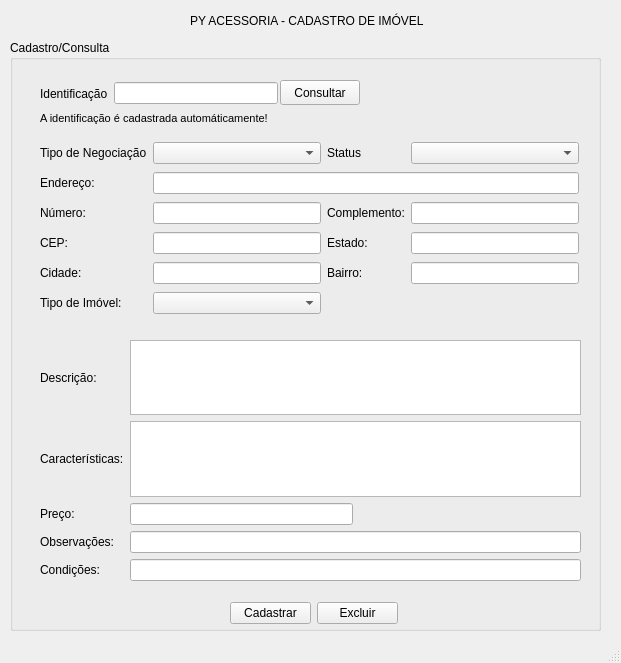
<?xml version="1.0" encoding="UTF-8"?>
<ui version="4.0">
 <class>mainWindow</class>
 <widget class="QMainWindow" name="mainWindow">
  <property name="geometry">
   <rect>
    <x>0</x>
    <y>0</y>
    <width>621</width>
    <height>663</height>
   </rect>
  </property>
  <property name="windowTitle">
   <string>PY ACESSORIA - CADASTRO DE IMÓVEIS</string>
  </property>
  <widget class="QWidget" name="centralwidget">
   <widget class="QLabel" name="label_17">
    <property name="geometry">
     <rect>
      <x>190</x>
      <y>10</y>
      <width>281</width>
      <height>21</height>
     </rect>
    </property>
    <property name="text">
     <string>PY ACESSORIA - CADASTRO DE IMÓVEL</string>
    </property>
   </widget>
   <widget class="QGroupBox" name="groupBox">
    <property name="geometry">
     <rect>
      <x>10</x>
      <y>40</y>
      <width>591</width>
      <height>591</height>
     </rect>
    </property>
    <property name="focusPolicy">
     <enum>Qt::NoFocus</enum>
    </property>
    <property name="title">
     <string>Cadastro/Consulta</string>
    </property>
    <widget class="QWidget" name="layoutWidget_2">
     <property name="geometry">
      <rect>
       <x>30</x>
       <y>300</y>
       <width>541</width>
       <height>241</height>
      </rect>
     </property>
     <layout class="QGridLayout" name="gridLayout_2">
      <item row="2" column="1">
       <widget class="QLineEdit" name="lineEdit_Preco">
        <property name="maxLength">
         <number>11</number>
        </property>
       </widget>
      </item>
      <item row="2" column="0">
       <widget class="QLabel" name="label_14">
        <property name="text">
         <string>Preço:</string>
        </property>
       </widget>
      </item>
      <item row="3" column="0">
       <widget class="QLabel" name="label_15">
        <property name="text">
         <string>Observações:</string>
        </property>
       </widget>
      </item>
      <item row="2" column="2">
       <spacer name="horizontalSpacer_3">
        <property name="orientation">
         <enum>Qt::Horizontal</enum>
        </property>
        <property name="sizeHint" stdset="0">
         <size>
          <width>158</width>
          <height>20</height>
         </size>
        </property>
       </spacer>
      </item>
      <item row="3" column="1" colspan="2">
       <widget class="QLineEdit" name="lineEdit_Obs"/>
      </item>
      <item row="4" column="0">
       <widget class="QLabel" name="label_16">
        <property name="text">
         <string>Condições:</string>
        </property>
       </widget>
      </item>
      <item row="1" column="0">
       <widget class="QLabel" name="label_19">
        <property name="text">
         <string>Características:</string>
        </property>
       </widget>
      </item>
      <item row="4" column="1" colspan="2">
       <widget class="QLineEdit" name="lineEdit_Cond"/>
      </item>
      <item row="1" column="1" colspan="2">
       <widget class="QTextEdit" name="textEdit_Caract"/>
      </item>
      <item row="0" column="0">
       <widget class="QLabel" name="label_12">
        <property name="text">
         <string>Descrição:</string>
        </property>
       </widget>
      </item>
      <item row="0" column="1" colspan="2">
       <widget class="QTextEdit" name="textEdit_Desc"/>
      </item>
     </layout>
    </widget>
    <widget class="QWidget" name="layoutWidget_3">
     <property name="geometry">
      <rect>
       <x>30</x>
       <y>100</y>
       <width>539</width>
       <height>182</height>
      </rect>
     </property>
     <layout class="QGridLayout" name="gridLayout">
      <item row="4" column="4">
       <widget class="QLineEdit" name="lineEdit_Bairro"/>
      </item>
      <item row="4" column="0" colspan="2">
       <widget class="QLabel" name="label_7">
        <property name="text">
         <string>Cidade:</string>
        </property>
       </widget>
      </item>
      <item row="3" column="3">
       <widget class="QLabel" name="label_9">
        <property name="text">
         <string>Estado:</string>
        </property>
       </widget>
      </item>
      <item row="0" column="2">
       <widget class="QComboBox" name="cb_TipoNeg"/>
      </item>
      <item row="2" column="4">
       <widget class="QLineEdit" name="lineEdit_Comp"/>
      </item>
      <item row="1" column="0" colspan="2">
       <widget class="QLabel" name="label_3">
        <property name="text">
         <string>Endereço:</string>
        </property>
       </widget>
      </item>
      <item row="5" column="2">
       <widget class="QComboBox" name="cb_TipoImovel"/>
      </item>
      <item row="0" column="4">
       <widget class="QComboBox" name="cb_Status"/>
      </item>
      <item row="1" column="2" colspan="3">
       <widget class="QLineEdit" name="lineEdit_End"/>
      </item>
      <item row="2" column="2">
       <widget class="QLineEdit" name="lineEdit_Num">
        <property name="maxLength">
         <number>5</number>
        </property>
       </widget>
      </item>
      <item row="4" column="3">
       <widget class="QLabel" name="label_8">
        <property name="text">
         <string>Bairro:</string>
        </property>
       </widget>
      </item>
      <item row="0" column="3">
       <widget class="QLabel" name="label_2">
        <property name="text">
         <string>Status</string>
        </property>
       </widget>
      </item>
      <item row="4" column="2">
       <widget class="QLineEdit" name="lineEdit_Cidade"/>
      </item>
      <item row="0" column="0" colspan="2">
       <widget class="QLabel" name="label">
        <property name="text">
         <string>Tipo de Negociação</string>
        </property>
       </widget>
      </item>
      <item row="3" column="2">
       <widget class="QLineEdit" name="lineEdit_Cep">
        <property name="maxLength">
         <number>8</number>
        </property>
       </widget>
      </item>
      <item row="2" column="3">
       <widget class="QLabel" name="label_5">
        <property name="text">
         <string>Complemento:</string>
        </property>
       </widget>
      </item>
      <item row="3" column="4">
       <widget class="QLineEdit" name="lineEdit_Est"/>
      </item>
      <item row="5" column="0" colspan="2">
       <widget class="QLabel" name="label_11">
        <property name="text">
         <string>Tipo de Imóvel:</string>
        </property>
       </widget>
      </item>
      <item row="2" column="0" colspan="2">
       <widget class="QLabel" name="label_4">
        <property name="text">
         <string>Número:</string>
        </property>
       </widget>
      </item>
      <item row="3" column="0" colspan="2">
       <widget class="QLabel" name="label_6">
        <property name="text">
         <string>CEP:</string>
        </property>
       </widget>
      </item>
     </layout>
    </widget>
    <widget class="QWidget" name="layoutWidget">
     <property name="geometry">
      <rect>
       <x>30</x>
       <y>40</y>
       <width>238</width>
       <height>27</height>
      </rect>
     </property>
     <layout class="QHBoxLayout" name="horizontalLayout">
      <item>
       <widget class="QLabel" name="label_18">
        <property name="text">
         <string>Identificação</string>
        </property>
       </widget>
      </item>
      <item>
       <widget class="QLineEdit" name="lineEdit_ID"/>
      </item>
     </layout>
    </widget>
    <widget class="QLabel" name="label_10">
     <property name="geometry">
      <rect>
       <x>30</x>
       <y>70</y>
       <width>351</width>
       <height>16</height>
      </rect>
     </property>
     <property name="font">
      <font>
       <pointsize>8</pointsize>
      </font>
     </property>
     <property name="text">
      <string>A identificação é cadastrada automáticamente!</string>
     </property>
    </widget>
    <widget class="QPushButton" name="bt_Consultar">
     <property name="geometry">
      <rect>
       <x>270</x>
       <y>40</y>
       <width>80</width>
       <height>25</height>
      </rect>
     </property>
     <property name="text">
      <string>Consultar</string>
     </property>
    </widget>
    <widget class="QWidget" name="layoutWidget">
     <property name="geometry">
      <rect>
       <x>220</x>
       <y>560</y>
       <width>168</width>
       <height>27</height>
      </rect>
     </property>
     <layout class="QHBoxLayout" name="horizontalLayout_2">
      <item>
       <widget class="QPushButton" name="pushButton">
        <property name="text">
         <string>Cadastrar</string>
        </property>
       </widget>
      </item>
      <item>
       <widget class="QPushButton" name="pushButton_2">
        <property name="text">
         <string>Excluir</string>
        </property>
       </widget>
      </item>
     </layout>
    </widget>
   </widget>
  </widget>
  <widget class="QStatusBar" name="statusbar"/>
 </widget>
 <tabstops>
  <tabstop>lineEdit_ID</tabstop>
  <tabstop>bt_Consultar</tabstop>
  <tabstop>cb_TipoNeg</tabstop>
  <tabstop>cb_Status</tabstop>
  <tabstop>lineEdit_End</tabstop>
  <tabstop>lineEdit_Num</tabstop>
  <tabstop>lineEdit_Comp</tabstop>
  <tabstop>lineEdit_Cep</tabstop>
  <tabstop>lineEdit_Est</tabstop>
  <tabstop>lineEdit_Cidade</tabstop>
  <tabstop>lineEdit_Bairro</tabstop>
  <tabstop>cb_TipoImovel</tabstop>
  <tabstop>textEdit_Desc</tabstop>
  <tabstop>textEdit_Caract</tabstop>
  <tabstop>lineEdit_Preco</tabstop>
  <tabstop>lineEdit_Obs</tabstop>
  <tabstop>lineEdit_Cond</tabstop>
  <tabstop>pushButton</tabstop>
  <tabstop>pushButton_2</tabstop>
 </tabstops>
 <resources/>
 <connections/>
</ui>
